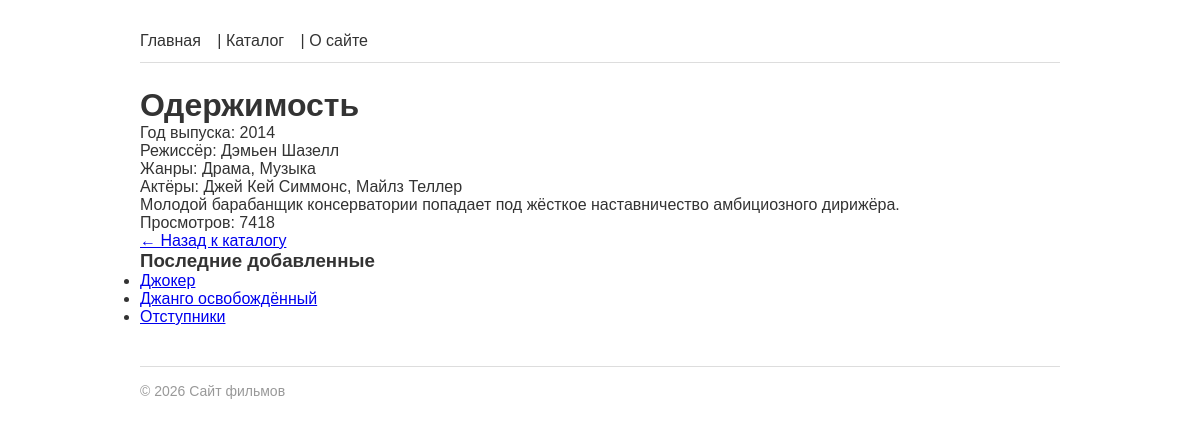
The page /films/oderzhimost/ on the database as committed earlier.
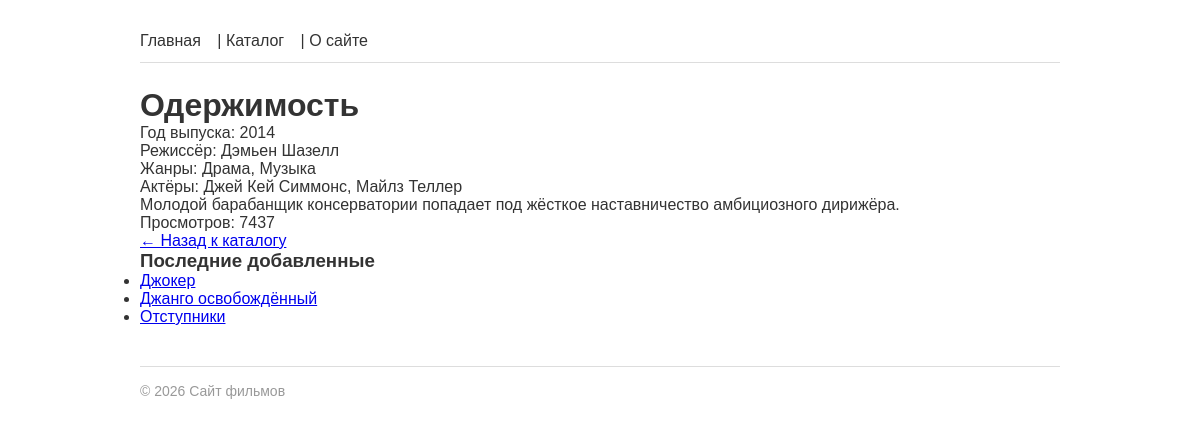
The same page on the database as committed later.
### films/models.py (models this page shows, shortened)
class Film(models.Model):
    title = models.CharField(max_length=200, verbose_name='Название')
    year = models.PositiveIntegerField(validators=[validate_film_year], verbose_name='Год выпуска')
    description = models.TextField(blank=True, verbose_name='Описание')
    rating = models.DecimalField(max_digits=3, decimal_places=1, default=0.0, verbose_name='Рейтинг')
    slug = models.SlugField(max_length=200, unique=True, blank=True)
    created_at = models.DateTimeField(auto_now_add=True, verbose_name='Дата добавления')
    director = models.ForeignKey(
        'Director', on_delete=models.SET_NULL, null=True, blank=True,
        related_name='films', verbose_name='Режиссёр'
    )
    genres = models.ManyToManyField('Genre', blank=True, related_name='films', verbose_name='Жанры')
    actors = models.ManyToManyField('Actor', blank=True, related_name='films', verbose_name='Актёры')
    objects = FilmManager()
    class Meta:
        ordering = ['-year']
        verbose_name = 'Фильм'
        verbose_name_plural = 'Фильмы'
    def get_absolute_url(self):
        return reverse('films:film_detail', kwargs={'slug': self.slug})

class Director(models.Model):
    name = models.CharField(max_length=200, verbose_name='Имя')
    bio = models.TextField(blank=True, verbose_name='Биография')
    photo = models.ImageField(upload_to='directors/', blank=True, verbose_name='Фото')
    slug = models.SlugField(max_length=200, unique=True, blank=True)
    class Meta:
        ordering = ['name']
        verbose_name = 'Режиссёр'
        verbose_name_plural = 'Режиссёры'

class Genre(models.Model):
    name = models.CharField(max_length=100, unique=True, verbose_name='Название')
    slug = models.SlugField(max_length=100, unique=True)
    class Meta:
        ordering = ['name']
        verbose_name = 'Жанр'
        verbose_name_plural = 'Жанры'

class Actor(models.Model):
    name = models.CharField(max_length=200, verbose_name='Имя')
    photo = models.ImageField(
        upload_to='actors/',
        blank=True,
        verbose_name='Фото'
    )
    class Meta:
        ordering = ['name']
        verbose_name = 'Актёр'
        verbose_name_plural = 'Актёры'

class FilmStats(models.Model):
    film = models.OneToOneField(
        Film,
        on_delete=models.CASCADE,
        related_name='stats',
        verbose_name='Фильм'
    )
    views_count = models.PositiveIntegerField(default=0, verbose_name='Просмотры')
    likes_count = models.PositiveIntegerField(default=0, verbose_name='Лайки')
    class Meta:
        verbose_name = 'Статистика фильма'
        verbose_name_plural = 'Статистика фильмов'

### films/views.py (the view)
# urls.py: path('films/<slug:slug>/', views.film_detail, name='film_detail'),
def film_detail(request, slug):
    film = get_object_or_404(
        Film.objects.select_related('director').prefetch_related('genres', 'actors'),
        slug=slug
    )
    FilmStats.objects.filter(film=film).update(views_count=F('views_count') + 1)
    return render(request, 'films/film_detail.html', {'film': film})

### films/models.py (called while the page is built)
    def recent(self, count=5):
        return self.order_by('-created_at')[:count]

### films/templatetags/film_tags.py (called while the page is built)
@register.simple_tag
def current_year():
    return datetime.date.today().year

@register.inclusion_tag('films/includes/latest_films.html')
def latest_films(count=3):
    films = Film.objects.recent(count)
    return {'films': films}

### films/templates/films/film_detail.html (shortened to what this page needs)
{% extends 'base.html' %}
{% block content %}
    <h1>{{ film.title }}</h1>
    <p>Год выпуска: {{ film.year }}</p>
    {% if film.director %}
        <p>Режиссёр: {{ film.director.name }}</p>
    {% endif %}
    {% if film.genres.all %}
        <p>Жанры:
            {% for genre in film.genres.all %}
                {{ genre.name }}{% if not forloop.last %}, {% endif %}
            {% endfor %}
        </p>
    {% endif %}
    {% if film.actors.all %}
        <p>Актёры:
            {% for actor in film.actors.all %}
                {{ actor.name }}{% if not forloop.last %}, {% endif %}
            {% endfor %}
        </p>
    {% endif %}
    <p>{{ film.description|default:"Описание отсутствует." }}</p>
    {% if film.stats %}
        <p>Просмотров: {{ film.stats.views_count }}</p>
    {% endif %}
    <a href="{% url 'films:film_list' %}">← Назад к каталогу</a>
{% endblock %}

### templates/base.html (shortened to what this page needs)
{% load static %}
{% load film_tags %}
<!DOCTYPE html>
<html lang="ru">
<head>
    <link rel="stylesheet" href="{% static 'css/base.css' %}">
</head>
<body>
    <header>
        <nav>
            <a href="{% url 'films:index' %}">Главная</a> |
            <a href="{% url 'films:film_list' %}">Каталог</a> |
            <a href="{% url 'films:about' %}">О сайте</a>
        </nav>
    </header>
    <main>
        {% block content %}{% endblock %}
    </main>
    <aside>
    {% latest_films 3 %}
    </aside>
    <footer>
        <p>© {% current_year %} Сайт фильмов</p>
    </footer>
</body>
</html>

### films/templates/films/includes/latest_films.html
{% load film_tags %}
<div class="latest-films">
    <h3>Последние добавленные</h3>
    <ul>
    {% for film in films %}
        <li><a href="{{ film.get_absolute_url }}">{{ film.title }}</a></li>
    {% empty %}
        <li>Фильмов пока нет.</li>
    {% endfor %}
    </ul>
</div>

### static/css/base.css (style rules this page uses)
* { box-sizing: border-box; margin: 0; padding: 0; }
body { font-family: Arial, sans-serif; max-width: 960px; margin: 0 auto; padding: 20px; color: #333; }
nav { padding: 12px 0; border-bottom: 1px solid #ddd; margin-bottom: 24px; }
nav a { color: #333; text-decoration: none; margin-right: 12px; }
footer { margin-top: 40px; padding-top: 16px; border-top: 1px solid #ddd; color: #999; font-size: 14px; }

Rows that differ between the two databases and show on the page:
changed through a linked row, Film "Одержимость": stats.views_count "7418" → "7437"
